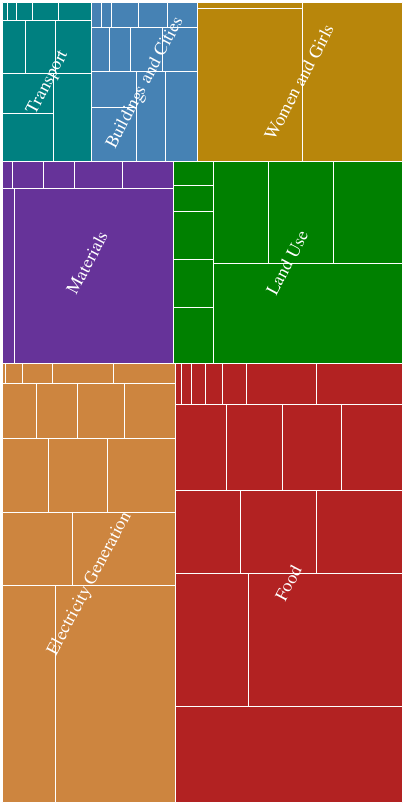

Notebook code cell kept with this figure:
### Code cell
display({
'application/vnd.vega.v4+json': {
    '$schema': 'https://vega.github.io/schema/vega/v4.json',
    'width': 400, 'height': 800, 'padding': 2.5, 'autosize': 'none',
    
    'signals': [{'name': 'layout', 'value': 'squarify'},
                {'name': 'aspectRatio', 'value': 1.6}],
    'data': [{'name': 'drawdown',
              'values': [{'id': 1},
                         {'id': 2, 'name': 'Buildings and Cities', 'parent': 1, 'color': 'SteelBlue'},
                         {'id': 3, 'name': 'Electricity Generation', 'parent': 1, 'color': 'Peru'},
                         {'id': 4, 'name': 'Food', 'parent': 1, 'color': 'FireBrick'},
                         {'id': 5, 'name': 'Land Use', 'parent': 1, 'color': 'Green'},
                         {'id': 6, 'name': 'Materials', 'parent': 1, 'color': 'RebeccaPurple'},
                         {'id': 7, 'name': 'Transport', 'parent': 1, 'color': 'Teal'},
                         {'id': 8, 'name': 'Women and Girls', 'parent': 1, 'color': 'DarkGoldenRod'},
                         {'id': 9, 'name': 'Refrigerant Management', 'parent': 6, 'size': 89.74},
                         {'id': 10, 'name': 'Wind Turbines (Onshore)', 'parent': 3, 'size': 84.6},
                         {'id': 11, 'name': 'Reduced Food Waste', 'parent': 4, 'size': 70.53},
                         {'id': 12, 'name': 'Plant-Rich Diet', 'parent': 4, 'size': 66.11},
                         {'id': 13, 'name': 'Tropical Forests', 'parent': 5, 'size': 61.23},
                         {'id': 14, 'name': 'Educating Girls', 'parent': 8, 'size': 51.48},
                         {'id': 15, 'name': 'Family Planning', 'parent': 8, 'size': 51.48},
                         {'id': 16, 'name': 'Solar Farms', 'parent': 3, 'size': 36.9},
                         {'id': 17, 'name': 'Silvopasture', 'parent': 4, 'size': 31.19},
                         {'id': 18, 'name': 'Rooftop Solar', 'parent': 3, 'size': 24.6},
                         {'id': 19, 'name': 'Regenerative Agriculture', 'parent': 4, 'size': 23.15},
                         {'id': 20, 'name': 'Temperate Forests', 'parent': 5, 'size': 22.61},
                         {'id': 21, 'name': 'Peatlands', 'parent': 5, 'size': 21.57},
                         {'id': 22, 'name': 'Tropical Staple Trees', 'parent': 4, 'size': 20.19},
                         {'id': 23, 'name': 'Afforestation', 'parent': 5, 'size': 18.06},
                         {'id': 24, 'name': 'Conservation Agriculture', 'parent': 4, 'size': 17.35},
                         {'id': 25, 'name': 'Tree Intercropping', 'parent': 4, 'size': 17.2},
                         {'id': 26, 'name': 'Geothermal', 'parent': 3, 'size': 16.6},
                         {'id': 27, 'name': 'Managed Grazing', 'parent': 4, 'size': 16.34},
                         {'id': 28, 'name': 'Nuclear', 'parent': 3, 'size': 16.09},
                         {'id': 29, 'name': 'Clean Cookstoves', 'parent': 4, 'size': 15.81},
                         {'id': 30, 'name': 'Wind Turbines (Offshore)', 'parent': 3, 'size': 14.1},
                         {'id': 31, 'name': 'Farmland Restoration', 'parent': 4, 'size': 14.08},
                         {'id': 32, 'name': 'Improved Rice Cultivation', 'parent': 4, 'size': 11.34},
                         {'id': 33, 'name': 'Concentrated Solar', 'parent': 3, 'size': 10.9},
                         {'id': 34, 'name': 'Electric Vehicles', 'parent': 7, 'size': 10.8},
                         {'id': 35, 'name': 'District Heating', 'parent': 2, 'size': 9.38},
                         {'id': 36, 'name': 'Multistrata Agroforestry', 'parent': 4, 'size': 9.28},
                         {'id': 37, 'name': 'Wave and Tidal', 'parent': 3, 'size': 9.2},
                         {'id': 38, 'name': 'Methane Digesters (Large)', 'parent': 3, 'size': 8.4},
                         {'id': 39, 'name': 'Insulation', 'parent': 2, 'size': 8.27},
                         {'id': 40, 'name': 'Ships', 'parent': 7, 'size': 7.87},
                         {'id': 41, 'name': 'LED Lighting (Household)', 'parent': 2, 'size': 7.81},
                         {'id': 42, 'name': 'Biomass', 'parent': 3, 'size': 7.5},
                         {'id': 43, 'name': 'Bamboo', 'parent': 5, 'size': 7.22},
                         {'id': 44, 'name': 'Alternative Cement', 'parent': 6, 'size': 6.69},
                         {'id': 45, 'name': 'Mass Transit', 'parent': 7, 'size': 6.57},
                         {'id': 46, 'name': 'Forest Protection', 'parent': 5, 'size': 6.2},
                         {'id': 47, 'name': 'Indigenous Peoples’ Land Management', 'parent': 5, 'size': 6.19},
                         {'id': 48, 'name': 'Trucks', 'parent': 7, 'size': 6.18},
                         {'id': 49, 'name': 'Solar Water', 'parent': 3, 'size': 6.08},
                         {'id': 50, 'name': 'Heat Pumps', 'parent': 2, 'size': 5.2},
                         {'id': 51, 'name': 'Airplanes', 'parent': 7, 'size': 5.05},
                         {'id': 52, 'name': 'LED Lighting (Commercial)', 'parent': 2, 'size': 5.04},
                         {'id': 53, 'name': 'Building Automation', 'parent': 2, 'size': 4.62},
                         {'id': 54, 'name': 'Water Saving - Home', 'parent': 6, 'size': 4.61},
                         {'id': 55, 'name': 'Bioplastic', 'parent': 6, 'size': 4.3},
                         {'id': 56, 'name': 'In-Stream Hydro', 'parent': 3, 'size': 4.0},
                         {'id': 57, 'name': 'Cars', 'parent': 7, 'size': 4.0},
                         {'id': 58, 'name': 'Cogeneration', 'parent': 3, 'size': 3.97},
                         {'id': 59, 'name': 'Perennial Biomass', 'parent': 5, 'size': 3.33},
                         {'id': 60, 'name': 'Coastal Wetlands', 'parent': 5, 'size': 3.19},
                         {'id': 61, 'name': 'System of Rice Intensification', 'parent': 4, 'size': 3.13},
                         {'id': 62, 'name': 'Walkable Cities', 'parent': 2, 'size': 2.92},
                         {'id': 63, 'name': 'Household Recycling', 'parent': 6, 'size': 2.77},
                         {'id': 64, 'name': 'Industrial Recycling', 'parent': 6, 'size': 2.77},
                         {'id': 65, 'name': 'Smart Thermostats', 'parent': 2, 'size': 2.62},
                         {'id': 66, 'name': 'Landfill Methane', 'parent': 2, 'size': 2.5},
                         {'id': 67, 'name': 'Bike Infrastructure', 'parent': 2, 'size': 2.31},
                         {'id': 68, 'name': 'Composting', 'parent': 4, 'size': 2.28},
                         {'id': 69, 'name': 'Smart Glass', 'parent': 2, 'size': 2.19},
                         {'id': 70, 'name': 'Women Smallholders', 'parent': 8, 'size': 2.06},
                         {'id': 71, 'name': 'Telepresence', 'parent': 7, 'size': 1.99},
                         {'id': 72, 'name': 'Methane Digesters (Small)', 'parent': 3, 'size': 1.9},
                         {'id': 73, 'name': 'Nutrient Management', 'parent': 4, 'size': 1.81},
                         {'id': 74, 'name': 'High-speed Rail', 'parent': 7, 'size': 1.52},
                         {'id': 75, 'name': 'Farmland Irrigation', 'parent': 4, 'size': 1.33},
                         {'id': 76, 'name': 'Waste-to-Energy', 'parent': 3, 'size': 1.1},
                         {'id': 77, 'name': 'Electric Bikes', 'parent': 7, 'size': 0.96},
                         {'id': 78, 'name': 'Recycled Paper', 'parent': 6, 'size': 0.9},
                         {'id': 79, 'name': 'Water Distribution', 'parent': 2, 'size': 0.87},
                         {'id': 80, 'name': 'Biochar', 'parent': 4, 'size': 0.81},
                         {'id': 81, 'name': 'Green Roofs', 'parent': 2, 'size': 0.77},
                         {'id': 82, 'name': 'Trains', 'parent': 7, 'size': 0.52},
                         {'id': 83, 'name': 'Ridesharing', 'parent': 7, 'size': 0.32},
                         {'id': 84, 'name': 'Micro Wind', 'parent': 3, 'size': 0.2}],
              'transform': [
                  {'type': 'stratify', 'key': 'id', 'parentKey': 'parent'},
                  {'type': 'treemap', 'field': 'size', 'sort': {'field': 'value'},
                   'round': True, 'method': {'signal': 'layout'}, 'ratio': {'signal': 'aspectRatio'},
                   'size': [{'signal': 'width'}, {'signal': 'height'}]}
              ]},
             {'name': 'nodes', 'source': 'drawdown', 'transform': [
                 {'type': 'filter', 'expr': 'datum.children'}]},
             {'name': 'leaves', 'source': 'drawdown', 'transform': [
                 {'type': 'filter', 'expr': '!datum.children'}]}
            ],
    'scales': [{'name': 'color', 'type': 'ordinal',
                'domain': ['Materials', 'Electricity Generation', 'Food', 'Land Use',
                           'Women and Girls', 'Transport', 'Buildings and Cities'],
                'range': ['RebeccaPurple', 'Peru', 'FireBrick', 'Green', 'DarkGoldenRod',
                          'Teal', 'SteelBlue']}],
    'marks': [{'type': 'rect', 'from': {'data': 'nodes'}, 'interactive': False,
               'encode': {'enter': {'fill': {'scale': 'color', 'field': 'name'}},
                          'update': {'x': {'field': 'x0'}, 'y': {'field': 'y0'},
                                     'x2': {'field': 'x1'}, 'y2': {'field': 'y1'}}}},
              {'type': 'rect', 'from': {'data': 'leaves'},
               'encode': {'enter': {'stroke': {'value': '#fff'},
                                    'tooltip': {'signal': "{title: datum.name, 'CO2eq': datum.size + ' Gigatons'}"}},
                          'update': {'x': {'field': 'x0'}, 'y': {'field': 'y0'}, 'x2': {'field': 'x1'},
                                     'y2': {'field': 'y1'}, 'fill': {'value': 'transparent'}},
                          'hover': {'fill': {'value': 'gray'}}}},
              {'type': 'text', 'from': {'data': 'nodes'}, 'interactive': False,
               'encode': {'enter': {'font': {'value': 'Helvetica Neue, Arial'},
                                    'align': {'value': 'center'}, 'baseline': {'value': 'middle'},
                                    'fill': {'value': '#fff'}, 'text': {'field': 'name'},
                                    'fontSize': {'value': 18}, 'fillOpacity': {'value': 1.0},
                                    'angle': {'value': -62.0}},
                          'update': {'x': {'signal': '0.5 * (datum.x0 + datum.x1)'},
                                     'y': {'signal': '0.5 * (datum.y0 + datum.y1)'}}}
              }
             ]
}
}, raw=True)

### Figure 1 — Vega specification as saved in the notebook (floating-point values rounded to 4 significant figures)
{"$schema": "https://vega.github.io/schema/vega/v4.json", "autosize": "none", "data": [{"name": "drawdown", "transform": [{"key": "id", "parentKey": "parent", "type": "stratify"}, {"field": "size", "method": {"signal": "layout"}, "ratio": {"signal": "aspectRatio"}, "round": true, "size": [{"signal": "width"}, {"signal": "height"}], "sort": {"field": "value"}, "type": "treemap"}], "values": [{"children": 7, "depth": 0, "id": 1, "x0": 0, "x1": 400, "y0": 0, "y1": 800}, {"children": 13, "color": "SteelBlue", "depth": 1, "id": 2, "name": "Buildings and Cities", "parent": 1, "x0": 89, "x1": 195, "y0": 0, "y1": 159}, {"children": 16, "color": "Peru", "depth": 1, "id": 3, "name": "Electricity Generation", "parent": 1, "x0": 0, "x1": 173, "y0": 361, "y1": 800}, {"children": 17, "color": "FireBrick", "depth": 1, "id": 4, "name": "Food", "parent": 1, "x0": 173, "x1": 400, "y0": 361, "y1": 800}, {"children": 9, "color": "Green", "depth": 1, "id": 5, "name": "Land Use", "parent": 1, "x0": 171, "x1": 400, "y0": 159, "y1": 361}, {"children": 7, "color": "RebeccaPurple", "depth": 1, "id": 6, "name": "Materials", "parent": 1, "x0": 0, "x1": 171, "y0": 159, "y1": 361}, {"children": 11, "color": "Teal", "depth": 1, "id": 7, "name": "Transport", "parent": 1, "x0": 0, "x1": 89, "y0": 0, "y1": 159}, {"children": 3, "color": "DarkGoldenRod", "depth": 1, "id": 8, "name": "Women and Girls", "parent": 1, "x0": 195, "x1": 400, "y0": 0, "y1": 159}, {"children": 0, "depth": 2, "id": 9, "name": "Refrigerant Management", "parent": 6, "size": 89.74, "x0": 12, "x1": 171, "y0": 186, "y1": 361}, {"children": 0, "depth": 2, "id": 10, "name": "Wind Turbines (Onshore)", "parent": 3, "size": 84.6, "x0": 53, "x1": 173, "y0": 583, "y1": 800}, {"children": 0, "depth": 2, "id": 11, "name": "Reduced Food Waste", "parent": 4, "size": 70.53, "x0": 173, "x1": 400, "y0": 704, "y1": 800}, {"children": 0, "depth": 2, "id": 12, "name": "Plant-Rich Diet", "parent": 4, "size": 66.11, "x0": 246, "x1": 400, "y0": 571, "y1": 704}, {"children": 0, "depth": 2, "id": 13, "name": "Tropical Forests", "parent": 5, "size": 61.23, "x0": 211, "x1": 400, "y0": 261, "y1": 361}, {"children": 0, "depth": 2, "id": 14, "name": "Educating Girls", "parent": 8, "size": 51.48, "x0": 195, "x1": 300, "y0": 6, "y1": 159}, {"children": 0, "depth": 2, "id": 15, "name": "Family Planning", "parent": 8, "size": 51.48, "x0": 300, "x1": 400, "y0": 0, "y1": 159}, {"children": 0, "depth": 2, "id": 16, "name": "Solar Farms", "parent": 3, "size": 36.9, "x0": 0, "x1": 53, "y0": 583, "y1": 800}, {"children": 0, "depth": 2, "id": 17, "name": "Silvopasture", "parent": 4, "size": 31.19, "x0": 173, "x1": 246, "y0": 571, "y1": 704}, {"children": 0, "depth": 2, "id": 18, "name": "Rooftop Solar", "parent": 3, "size": 24.6, "x0": 70, "x1": 173, "y0": 510, "y1": 583}, {"children": 0, "depth": 2, "id": 19, "name": "Regenerative Agriculture", "parent": 4, "size": 23.15, "x0": 314, "x1": 400, "y0": 488, "y1": 571}, {"children": 0, "depth": 2, "id": 20, "name": "Temperate Forests", "parent": 5, "size": 22.61, "x0": 331, "x1": 400, "y0": 159, "y1": 261}, {"children": 0, "depth": 2, "id": 21, "name": "Peatlands", "parent": 5, "size": 21.57, "x0": 266, "x1": 331, "y0": 159, "y1": 261}, {"children": 0, "depth": 2, "id": 22, "name": "Tropical Staple Trees", "parent": 4, "size": 20.19, "x0": 238, "x1": 314, "y0": 488, "y1": 571}, {"children": 0, "depth": 2, "id": 23, "name": "Afforestation", "parent": 5, "size": 18.06, "x0": 211, "x1": 266, "y0": 159, "y1": 261}, {"children": 0, "depth": 2, "id": 24, "name": "Conservation Agriculture", "parent": 4, "size": 17.35, "x0": 173, "x1": 238, "y0": 488, "y1": 571}, {"children": 0, "depth": 2, "id": 25, "name": "Tree Intercropping", "parent": 4, "size": 17.2, "x0": 339, "x1": 400, "y0": 402, "y1": 488}, {"children": 0, "depth": 2, "id": 26, "name": "Geothermal", "parent": 3, "size": 16.6, "x0": 0, "x1": 70, "y0": 510, "y1": 583}, {"children": 0, "depth": 2, "id": 27, "name": "Managed Grazing", "parent": 4, "size": 16.34, "x0": 280, "x1": 339, "y0": 402, "y1": 488}, {"children": 0, "depth": 2, "id": 28, "name": "Nuclear", "parent": 3, "size": 16.09, "x0": 105, "x1": 173, "y0": 436, "y1": 510}, {"children": 0, "depth": 2, "id": 29, "name": "Clean Cookstoves", "parent": 4, "size": 15.81, "x0": 224, "x1": 280, "y0": 402, "y1": 488}, {"children": 0, "depth": 2, "id": 30, "name": "Wind Turbines (Offshore)", "parent": 3, "size": 14.1, "x0": 46, "x1": 105, "y0": 436, "y1": 510}, {"children": 0, "depth": 2, "id": 31, "name": "Farmland Restoration", "parent": 4, "size": 14.08, "x0": 173, "x1": 224, "y0": 402, "y1": 488}, {"children": 0, "depth": 2, "id": 32, "name": "Improved Rice Cultivation", "parent": 4, "size": 11.34, "x0": 314, "x1": 400, "y0": 361, "y1": 402}, {"children": 0, "depth": 2, "id": 33, "name": "Concentrated Solar", "parent": 3, "size": 10.9, "x0": 0, "x1": 46, "y0": 436, "y1": 510}, {"children": 0, "depth": 2, "id": 34, "name": "Electric Vehicles", "parent": 7, "size": 10.8, "x0": 51, "x1": 89, "y0": 71, "y1": 159}, {"children": 0, "depth": 2, "id": 35, "name": "District Heating", "parent": 2, "size": 9.38, "x0": 163, "x1": 195, "y0": 69, "y1": 159}, {"children": 0, "depth": 2, "id": 36, "name": "Multistrata Agroforestry", "parent": 4, "size": 9.28, "x0": 244, "x1": 314, "y0": 361, "y1": 402}, {"children": 0, "depth": 2, "id": 37, "name": "Wave and Tidal", "parent": 3, "size": 9.2, "x0": 122, "x1": 173, "y0": 381, "y1": 436}, {"children": 0, "depth": 2, "id": 38, "name": "Methane Digesters (Large)", "parent": 3, "size": 8.4, "x0": 75, "x1": 122, "y0": 381, "y1": 436}, {"children": 0, "depth": 2, "id": 39, "name": "Insulation", "parent": 2, "size": 8.27, "x0": 134, "x1": 163, "y0": 69, "y1": 159}, {"children": 0, "depth": 2, "id": 40, "name": "Ships", "parent": 7, "size": 7.87, "x0": 0, "x1": 51, "y0": 111, "y1": 159}, {"children": 0, "depth": 2, "id": 41, "name": "LED Lighting (Household)", "parent": 2, "size": 7.81, "x0": 89, "x1": 134, "y0": 105, "y1": 159}, {"children": 0, "depth": 2, "id": 42, "name": "Biomass", "parent": 3, "size": 7.5, "x0": 34, "x1": 75, "y0": 381, "y1": 436}, {"children": 0, "depth": 2, "id": 43, "name": "Bamboo", "parent": 5, "size": 7.22, "x0": 171, "x1": 211, "y0": 305, "y1": 361}, {"children": 0, "depth": 2, "id": 44, "name": "Alternative Cement", "parent": 6, "size": 6.69, "x0": 0, "x1": 12, "y0": 186, "y1": 361}, {"children": 0, "depth": 2, "id": 45, "name": "Mass Transit", "parent": 7, "size": 6.57, "x0": 0, "x1": 51, "y0": 71, "y1": 111}, {"children": 0, "depth": 2, "id": 46, "name": "Forest Protection", "parent": 5, "size": 6.2, "x0": 171, "x1": 211, "y0": 257, "y1": 305}, {"children": 0, "depth": 2, "id": 47, "name": "Indigenous Peoples’ Land Management", "parent": 5, "size": 6.19, "x0": 171, "x1": 211, "y0": 209, "y1": 257}, {"children": 0, "depth": 2, "id": 48, "name": "Trucks", "parent": 7, "size": 6.18, "x0": 53, "x1": 89, "y0": 18, "y1": 71}, {"children": 0, "depth": 2, "id": 49, "name": "Solar Water", "parent": 3, "size": 6.08, "x0": 0, "x1": 34, "y0": 381, "y1": 436}, {"children": 0, "depth": 2, "id": 50, "name": "Heat Pumps", "parent": 2, "size": 5.2, "x0": 89, "x1": 134, "y0": 69, "y1": 105}, {"children": 0, "depth": 2, "id": 51, "name": "Airplanes", "parent": 7, "size": 5.05, "x0": 23, "x1": 53, "y0": 18, "y1": 71}, {"children": 0, "depth": 2, "id": 52, "name": "LED Lighting (Commercial)", "parent": 2, "size": 5.04, "x0": 160, "x1": 195, "y0": 25, "y1": 69}, {"children": 0, "depth": 2, "id": 53, "name": "Building Automation", "parent": 2, "size": 4.62, "x0": 128, "x1": 160, "y0": 25, "y1": 69}, {"children": 0, "depth": 2, "id": 54, "name": "Water Saving - Home", "parent": 6, "size": 4.61, "x0": 120, "x1": 171, "y0": 159, "y1": 186}, {"children": 0, "depth": 2, "id": 55, "name": "Bioplastic", "parent": 6, "size": 4.3, "x0": 72, "x1": 120, "y0": 159, "y1": 186}, {"children": 0, "depth": 2, "id": 56, "name": "In-Stream Hydro", "parent": 3, "size": 4, "x0": 111, "x1": 173, "y0": 361, "y1": 381}, {"children": 0, "depth": 2, "id": 57, "name": "Cars", "parent": 7, "size": 4, "x0": 0, "x1": 23, "y0": 18, "y1": 71}, {"children": 0, "depth": 2, "id": 58, "name": "Cogeneration", "parent": 3, "size": 3.97, "x0": 50, "x1": 111, "y0": 361, "y1": 381}, {"children": 0, "depth": 2, "id": 59, "name": "Perennial Biomass", "parent": 5, "size": 3.33, "x0": 171, "x1": 211, "y0": 183, "y1": 209}, {"children": 0, "depth": 2, "id": 60, "name": "Coastal Wetlands", "parent": 5, "size": 3.19, "x0": 171, "x1": 211, "y0": 159, "y1": 183}, {"children": 0, "depth": 2, "id": 61, "name": "System of Rice Intensification", "parent": 4, "size": 3.13, "x0": 220, "x1": 244, "y0": 361, "y1": 402}, {"children": 0, "depth": 2, "id": 62, "name": "Walkable Cities", "parent": 2, "size": 2.92, "x0": 107, "x1": 128, "y0": 25, "y1": 69}, {"children": 0, "depth": 2, "id": 63, "name": "Household Recycling", "parent": 6, "size": 2.77, "x0": 10, "x1": 41, "y0": 159, "y1": 186}, {"children": 0, "depth": 2, "id": 64, "name": "Industrial Recycling", "parent": 6, "size": 2.77, "x0": 41, "x1": 72, "y0": 159, "y1": 186}, {"children": 0, "depth": 2, "id": 65, "name": "Smart Thermostats", "parent": 2, "size": 2.62, "x0": 89, "x1": 107, "y0": 25, "y1": 69}, {"children": 0, "depth": 2, "id": 66, "name": "Landfill Methane", "parent": 2, "size": 2.5, "x0": 165, "x1": 195, "y0": 0, "y1": 25}, {"children": 0, "depth": 2, "id": 67, "name": "Bike Infrastructure", "parent": 2, "size": 2.31, "x0": 136, "x1": 165, "y0": 0, "y1": 25}, {"children": 0, "depth": 2, "id": 68, "name": "Composting", "parent": 4, "size": 2.28, "x0": 203, "x1": 220, "y0": 361, "y1": 402}, {"children": 0, "depth": 2, "id": 69, "name": "Smart Glass", "parent": 2, "size": 2.19, "x0": 109, "x1": 136, "y0": 0, "y1": 25}, {"children": 0, "depth": 2, "id": 70, "name": "Women Smallholders", "parent": 8, "size": 2.06, "x0": 195, "x1": 300, "y0": 0, "y1": 6}, {"children": 0, "depth": 2, "id": 71, "name": "Telepresence", "parent": 7, "size": 1.99, "x0": 56, "x1": 89, "y0": 0, "y1": 18}, {"children": 0, "depth": 2, "id": 72, "name": "Methane Digesters (Small)", "parent": 3, "size": 1.9, "x0": 20, "x1": 50, "y0": 361, "y1": 381}, {"children": 0, "depth": 2, "id": 73, "name": "Nutrient Management", "parent": 4, "size": 1.81, "x0": 189, "x1": 203, "y0": 361, "y1": 402}, {"children": 0, "depth": 2, "id": 74, "name": "High-speed Rail", "parent": 7, "size": 1.52, "x0": 30, "x1": 56, "y0": 0, "y1": 18}, {"children": 0, "depth": 2, "id": 75, "name": "Farmland Irrigation", "parent": 4, "size": 1.33, "x0": 179, "x1": 189, "y0": 361, "y1": 402}, {"children": 0, "depth": 2, "id": 76, "name": "Waste-to-Energy", "parent": 3, "size": 1.1, "x0": 3, "x1": 20, "y0": 361, "y1": 381}, {"children": 0, "depth": 2, "id": 77, "name": "Electric Bikes", "parent": 7, "size": 0.96, "x0": 14, "x1": 30, "y0": 0, "y1": 18}, {"children": 0, "depth": 2, "id": 78, "name": "Recycled Paper", "parent": 6, "size": 0.9, "x0": 0, "x1": 10, "y0": 159, "y1": 186}, {"children": 0, "depth": 2, "id": 79, "name": "Water Distribution", "parent": 2, "size": 0.87, "x0": 99, "x1": 109, "y0": 0, "y1": 25}, {"children": 0, "depth": 2, "id": 80, "name": "Biochar", "parent": 4, "size": 0.81, "x0": 173, "x1": 179, "y0": 361, "y1": 402}, {"children": 0, "depth": 2, "id": 81, "name": "Green Roofs", "parent": 2, "size": 0.77, "x0": 89, "x1": 99, "y0": 0, "y1": 25}, {"children": 0, "depth": 2, "id": 82, "name": "Trains", "parent": 7, "size": 0.52, "x0": 5, "x1": 14, "y0": 0, "y1": 18}, {"children": 0, "depth": 2, "id": 83, "name": "Ridesharing", "parent": 7, "size": 0.32, "x0": 0, "x1": 5, "y0": 0, "y1": 18}, {"children": 0, "depth": 2, "id": 84, "name": "Micro Wind", "parent": 3, "size": 0.2, "x0": 0, "x1": 3, "y0": 361, "y1": 381}]}, {"name": "nodes", "source": "drawdown", "transform": [{"expr": "datum.children", "type": "filter"}]}, {"name": "leaves", "source": "drawdown", "transform": [{"expr": "!datum.children", "type": "filter"}]}], "height": 800, "marks": [{"encode": {"enter": {"fill": {"field": "name", "scale": "color"}}, "update": {"x": {"field": "x0"}, "x2": {"field": "x1"}, "y": {"field": "y0"}, "y2": {"field": "y1"}}}, "from": {"data": "nodes"}, "interactive": false, "type": "rect"}, {"encode": {"enter": {"stroke": {"value": "#fff"}, "tooltip": {"signal": "{title: datum.name, 'CO2eq': datum.size + ' Gigatons'}"}}, "hover": {"fill": {"value": "gray"}}, "update": {"fill": {"value": "transparent"}, "x": {"field": "x0"}, "x2": {"field": "x1"}, "y": {"field": "y0"}, "y2": {"field": "y1"}}}, "from": {"data": "leaves"}, "type": "rect"}, {"encode": {"enter": {"align": {"value": "center"}, "angle": {"value": -62}, "baseline": {"value": "middle"}, "fill": {"value": "#fff"}, "fillOpacity": {"value": 1}, "font": {"value": "Helvetica Neue, Arial"}, "fontSize": {"value": 18}, "text": {"field": "name"}}, "update": {"x": {"signal": "0.5 * (datum.x0 + datum.x1)"}, "y": {"signal": "0.5 * (datum.y0 + datum.y1)"}}}, "from": {"data": "nodes"}, "interactive": false, "type": "text"}], "padding": 2.5, "scales": [{"domain": ["Materials", "Electricity Generation", "Food", "Land Use", "Women and Girls", "Transport", "Buildings and Cities"], "name": "color", "range": ["RebeccaPurple", "Peru", "FireBrick", "Green", "DarkGoldenRod", "Teal", "SteelBlue"], "type": "ordinal"}], "signals": [{"name": "layout", "value": "squarify"}, {"name": "aspectRatio", "value": 1.6}], "width": 400}
